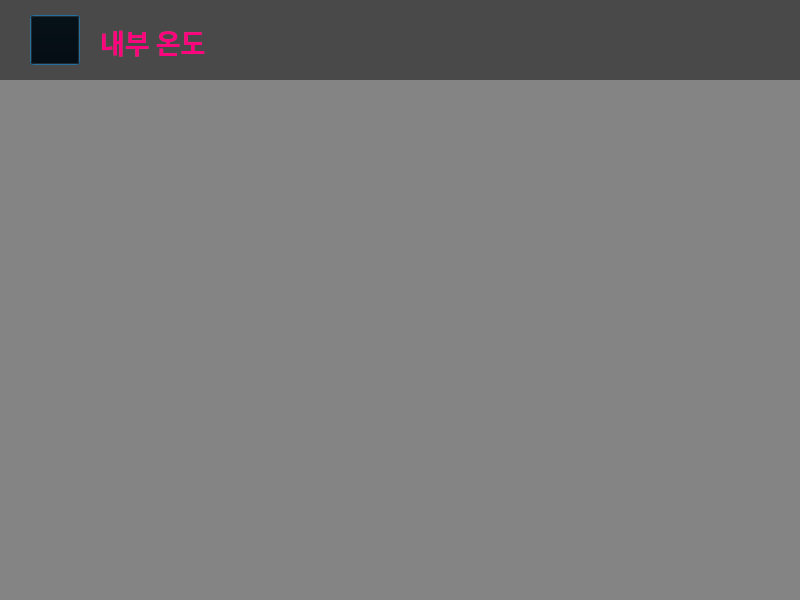
<?xml version="1.0" encoding="UTF-8"?>
<ui version="4.0">
 <class>Dialog</class>
 <widget class="QDialog" name="Dialog">
  <property name="geometry">
   <rect>
    <x>0</x>
    <y>0</y>
    <width>800</width>
    <height>600</height>
   </rect>
  </property>
  <property name="windowTitle">
   <string>Dialog</string>
  </property>
  <widget class="PlotWidget" name="temp" native="true">
   <property name="geometry">
    <rect>
     <x>50</x>
     <y>100</y>
     <width>700</width>
     <height>480</height>
    </rect>
   </property>
  </widget>
  <widget class="QLabel" name="label_4">
   <property name="geometry">
    <rect>
     <x>100</x>
     <y>5</y>
     <width>200</width>
     <height>75</height>
    </rect>
   </property>
   <property name="font">
    <font>
     <family>휴먼편지체</family>
     <weight>75</weight>
     <bold>true</bold>
    </font>
   </property>
   <property name="text">
    <string>&lt;html&gt;&lt;head/&gt;&lt;body&gt;&lt;p&gt;&lt;span style=&quot; font-size:20pt; color:#ff007f;&quot;&gt;내부 온도&lt;/span&gt;&lt;/p&gt;&lt;/body&gt;&lt;/html&gt;</string>
   </property>
  </widget>
  <widget class="QLabel" name="label_2">
   <property name="geometry">
    <rect>
     <x>0</x>
     <y>0</y>
     <width>800</width>
     <height>600</height>
    </rect>
   </property>
   <property name="styleSheet">
    <string notr="true">background-color:rgba(0, 0, 0, 0.45);;</string>
   </property>
   <property name="text">
    <string/>
   </property>
  </widget>
  <widget class="QPushButton" name="pushButton">
   <property name="geometry">
    <rect>
     <x>30</x>
     <y>15</y>
     <width>50</width>
     <height>50</height>
    </rect>
   </property>
   <property name="styleSheet">
    <string notr="true">background-color:transparent;</string>
   </property>
   <property name="text">
    <string/>
   </property>
   <property name="icon">
    <iconset>
     <normaloff>back.png</normaloff>back.png</iconset>
   </property>
   <property name="iconSize">
    <size>
     <width>50</width>
     <height>50</height>
    </size>
   </property>
  </widget>
  <widget class="QLabel" name="label_3">
   <property name="geometry">
    <rect>
     <x>0</x>
     <y>0</y>
     <width>801</width>
     <height>80</height>
    </rect>
   </property>
   <property name="styleSheet">
    <string notr="true">background-color:rgba(0, 0, 0, 0.45);</string>
   </property>
   <property name="text">
    <string/>
   </property>
  </widget>
  <widget class="QLabel" name="label_1">
   <property name="geometry">
    <rect>
     <x>0</x>
     <y>0</y>
     <width>800</width>
     <height>600</height>
    </rect>
   </property>
   <property name="text">
    <string/>
   </property>
   <property name="pixmap">
    <pixmap>smart_farm.jpg</pixmap>
   </property>
   <property name="scaledContents">
    <bool>true</bool>
   </property>
   <property name="wordWrap">
    <bool>false</bool>
   </property>
  </widget>
  <zorder>label_1</zorder>
  <zorder>label_2</zorder>
  <zorder>label_3</zorder>
  <zorder>label_4</zorder>
  <zorder>temp</zorder>
  <zorder>pushButton</zorder>
 </widget>
 <customwidgets>
  <customwidget>
   <class>PlotWidget</class>
   <extends>QWidget</extends>
   <header location="global">pyqtgraph.h</header>
   <container>1</container>
  </customwidget>
 </customwidgets>
 <resources/>
 <connections>
  <connection>
   <sender>pushButton</sender>
   <signal>clicked()</signal>
   <receiver>Dialog</receiver>
   <slot>btn_main()</slot>
   <hints>
    <hint type="sourcelabel">
     <x>59</x>
     <y>32</y>
    </hint>
    <hint type="destinationlabel">
     <x>55</x>
     <y>-75</y>
    </hint>
   </hints>
  </connection>
 </connections>
 <slots>
  <slot>btn_main()</slot>
 </slots>
</ui>
